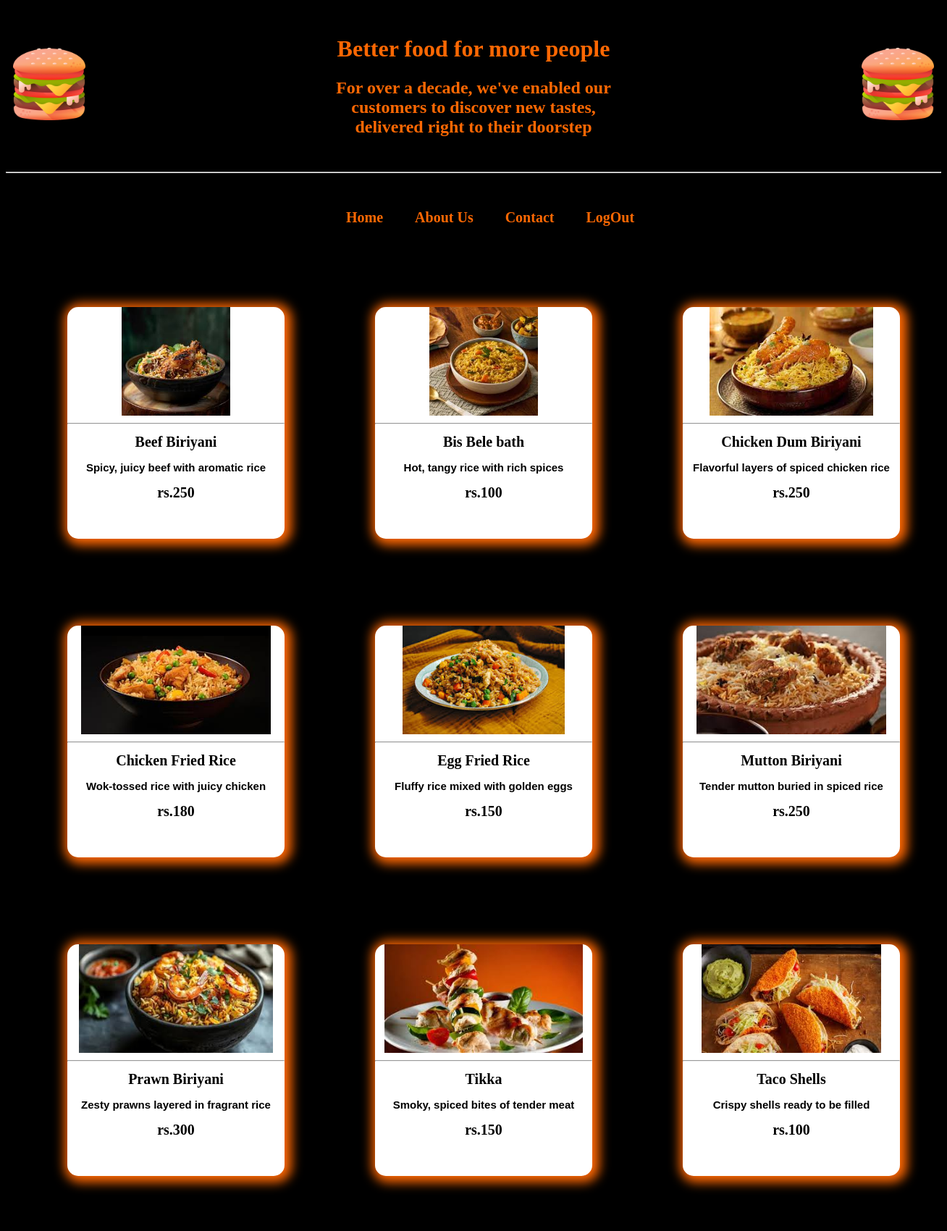
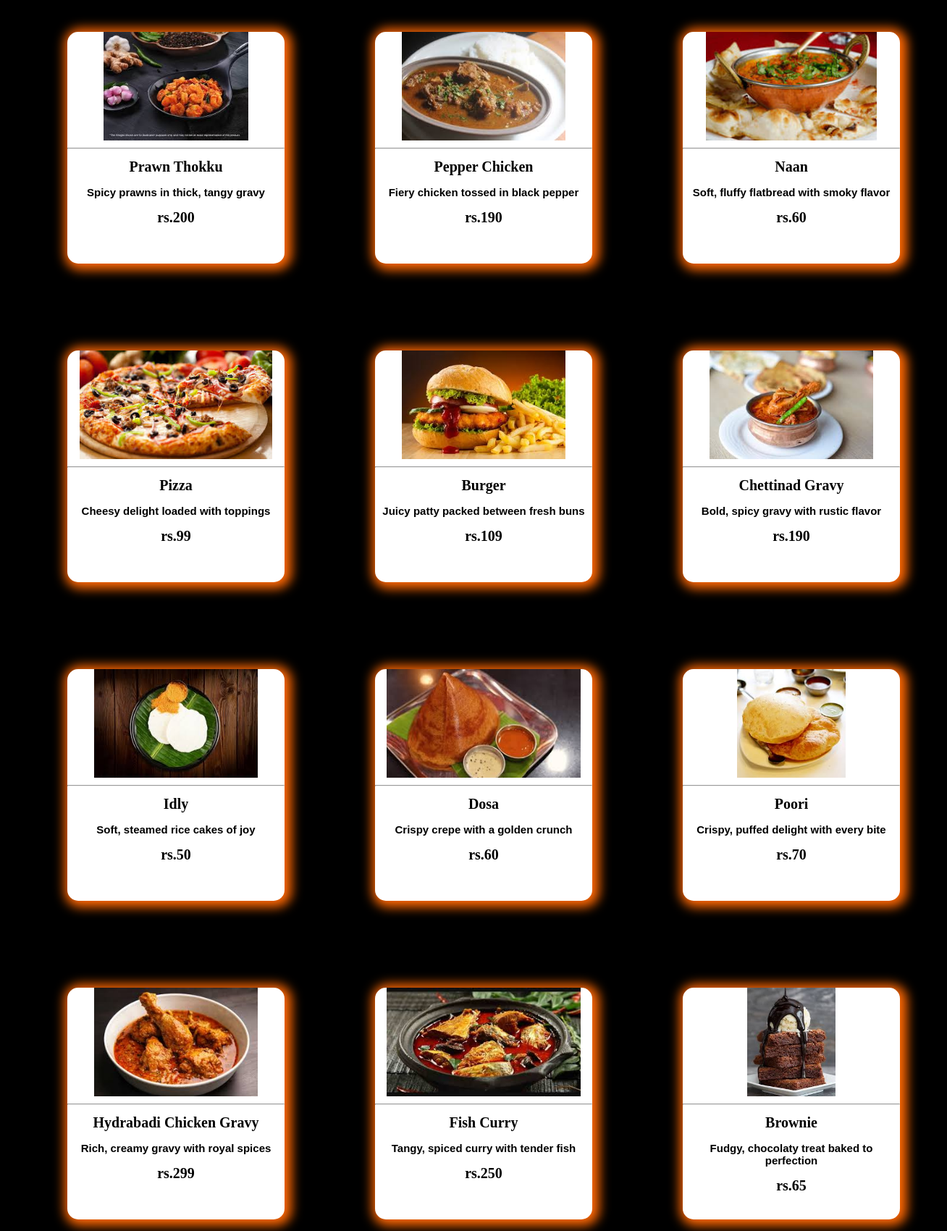
/order (upper part), run on the app's committed database (2 pictures, top to bottom).
### App/models.py (models this page shows, shortened)
class Products(models.Model):
    image=models.ImageField( upload_to='pics/')
    title=models.CharField( max_length=50)
    descript=models.CharField( max_length=50)
    price=models.IntegerField()

### App/views.py (the view)
# urls.py: path('order',order,name="order"),
def order(request):
    food=Products.objects.all()
    return render(request,'order.html',{'food':food})

### templates/order.html (shortened to what this page needs)
<!DOCTYPE html>
<html lang="en">
<head>
    {% load static %}
    <link rel="stylesheet" href="{% static 'css/style4.css' %}?v={{ timestamp }}">
</head>
<body>
    <div id="home">
    <div id="whole">
        <div class="anime">
            <img src="{% static 'image/burger.png' %}" alt="food" class="burger1">
        </div>
        <div class="intro">
            <h1>Better food for more people</h1>
            <h2>For over a decade, we've enabled our customers to discover new tastes, delivered right to their doorstep</h2>
        </div>
        <div class="anime">
            <img src="{% static 'image/burger.png' %}" alt="food" class="burger2">
        </div>
    </div>
    <hr>
    <div class="search">
        <nav>
            <a href="{% url 'order' %}">Home</a>
            <a href="{% url 'about' %}">About Us</a>
            <a href="{% url 'contact' %}">Contact</a>
            <a href="{% url 'homepage' %}">LogOut</a>
        </nav>
    </div>
    <div id="to-hold-food">
        {% for item in food %}
         <a href="{% url 'one_product' item.id %}" >
        <div class="outer-div">
            <div class="image">
                <img src="{{item.image.url}}" alt="food-item">
            </div>
            <hr>
            <div class="desc">
                <h1>{{item.title}}</h1>
                <h3>{{item.descript}}</h3>
                <h4>rs.{{item.price}}</h4>
            </div>
        </div>
    </a>
          {% endfor %}
    </div>
    </div>
</body>
</html>

### static/css/style4.css (style rules this page uses)
body { background-color: black; }
#whole { display: flex; flex-wrap: wrap; justify-content: space-between; align-items: center; }
.intro { color: rgb(255, 104, 3); width: 390px; padding: 20px; text-align: center; }
.anime { width: 100px; padding: 10px; }
.anime img { width: 100px; height: 100px; }
.burger1 { animation-name: burgerLeft; animation-duration: 3s; animation-timing-function: ease-in-out; animation-direction: alternate; animation-iteration-count: infinite; position: relative; }
.burger2 { animation-name: flow; animation-duration: 3s; animation-timing-function: ease-in-out; animation-direction:alternate ; animation-iteration-count: infinite; position: relative; }
#to-hold-food { width: 1200px; height: 3000px; margin: 30px; display: flex; flex-wrap: wrap; justify-content: space-evenly; align-content: flex-start; gap: 80px; padding: 30px; }
.outer-div { width: 300px; height: 320px; background-color: white; border-radius: 15px; box-shadow: rgb(255, 104, 3) 3px 2px 15px 7px; }
a { text-decoration: none; padding: 20px; text-align: center; color: rgb(255, 104, 3); font-weight: bolder; font-size: 20px; }
.search { height: 35px; width: 450px; margin: 50px 450px; }
#to-hold-food a { color:black; }
.image { width: 300px; border-top-left-radius: 15px; border-top-right-radius: 15px; display: flex; justify-content: center; align-items: center; overflow: hidden; }
.image img { width: 100%; height: 150px; object-fit: contain; }
.desc { margin:0px; font-family:'Times New Roman', Times, serif ; }
.desc h1 { font-size: 20px; }
.desc h3 { font-size: 15px; font-family: sans-serif; }
.desc h4 { margin-top: 0px; }

### data on the page
Products: image (picture), title "Beef Biriyani", descript "Spicy, juicy beef with aromatic rice", price "250"
Products: image (picture), title "Bis Bele bath", descript "Hot, tangy rice with rich spices", price "100"
Products: image (picture), title "Chicken Dum Biriyani", descript "Flavorful layers of spiced chicken rice", price "250"
Products: image (picture), title "Chicken Fried Rice", descript "Wok-tossed rice with juicy chicken", price "180"
Products: image (picture), title "Egg Fried Rice", descript "Fluffy rice mixed with golden eggs", price "150"
Products: image (picture), title "Mutton Biriyani", descript "Tender mutton buried in spiced rice", price "250"
Products: image (picture), title "Prawn Biriyani", descript "Zesty prawns layered in fragrant rice", price "300"
Products: image (picture), title "Tikka", descript "Smoky, spiced bites of tender meat", price "150"
Products: image (picture), title "Taco Shells", descript "Crispy shells ready to be filled", price "100"
Products: image (picture), title "Prawn Thokku", descript "Spicy prawns in thick, tangy gravy", price "200"
Products: image (picture), title "Pepper Chicken", descript "Fiery chicken tossed in black pepper", price "190"
Products: image (picture), title "Naan", descript "Soft, fluffy flatbread with smoky flavor", price "60"
Products: image (picture), title "Pizza", descript "Cheesy delight loaded with toppings", price "99"
Products: image (picture), title "Burger", descript "Juicy patty packed between fresh buns", price "109"
Products: image (picture), title "Chettinad Gravy", descript "Bold, spicy gravy with rustic flavor", price "190"
Products: image (picture), title "Idly", descript "Soft, steamed rice cakes of joy", price "50"
Products: image (picture), title "Dosa", descript "Crispy crepe with a golden crunch", price "60"
Products: image (picture), title "Poori", descript "Crispy, puffed delight with every bite", price "70"
Products: image (picture), title "Hydrabadi Chicken Gravy", descript "Rich, creamy gravy with royal spices", price "299"
Products: image (picture), title "Fish Curry", descript "Tangy, spiced curry with tender fish", price "250"
Products: image (picture), title "Brownie", descript "Fudgy, chocolaty treat baked to perfection", price "65"
